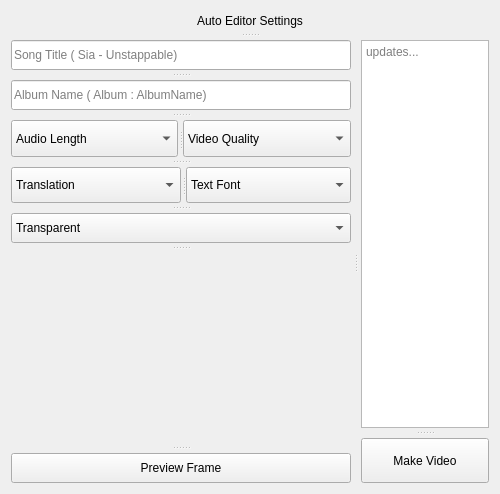
         <widget class="QWidget" name="section3" native="true">
          <property name="minimumSize">
           <size>
            <width>0</width>
            <height>494</height>
           </size>
          </property>
          <property name="maximumSize">
           <size>
            <width>16777215</width>
            <height>494</height>
           </size>
          </property>
          <layout class="QGridLayout" name="gridLayout_3">
           <item row="0" column="0">
            <widget class="QSplitter" name="splitter_6">
             <property name="orientation">
              <enum>Qt::Vertical</enum>
             </property>
             <property name="handleWidth">
              <number>10</number>
             </property>
             <widget class="QLabel" name="Title3">
              <property name="text">
               <string>Auto Editor Settings</string>
              </property>
              <property name="alignment">
               <set>Qt::AlignCenter</set>
              </property>
             </widget>
             <widget class="QSplitter" name="splitter_5">
              <property name="styleSheet">
               <string notr="true"/>
              </property>
              <property name="frameShape">
               <enum>QFrame::NoFrame</enum>
              </property>
              <property name="frameShadow">
               <enum>QFrame::Plain</enum>
              </property>
              <property name="orientation">
               <enum>Qt::Horizontal</enum>
              </property>
              <property name="opaqueResize">
               <bool>true</bool>
              </property>
              <property name="handleWidth">
               <number>10</number>
              </property>
              <property name="childrenCollapsible">
               <bool>true</bool>
              </property>
              <widget class="QSplitter" name="splitter_3">
               <property name="orientation">
                <enum>Qt::Vertical</enum>
               </property>
               <property name="handleWidth">
                <number>10</number>
               </property>
               <widget class="QLineEdit" name="SongNameInput">
                <property name="minimumSize">
                 <size>
                  <width>340</width>
                  <height>30</height>
                 </size>
                </property>
                <property name="maximumSize">
                 <size>
                  <width>340</width>
                  <height>30</height>
                 </size>
                </property>
                <property name="alignment">
                 <set>Qt::AlignLeading|Qt::AlignLeft|Qt::AlignVCenter</set>
                </property>
                <property name="placeholderText">
                 <string>Song Title ( Sia - Unstappable)</string>
                </property>
               </widget>
               <widget class="QLineEdit" name="AlbumNameInput">
                <property name="minimumSize">
                 <size>
                  <width>340</width>
                  <height>30</height>
                 </size>
                </property>
                <property name="maximumSize">
                 <size>
                  <width>340</width>
                  <height>30</height>
                 </size>
                </property>
                <property name="placeholderText">
                 <string>Album Name ( Album : AlbumName)</string>
                </property>
               </widget>
               <widget class="QSplitter" name="splitter_2">
                <property name="orientation">
                 <enum>Qt::Horizontal</enum>
                </property>
                <property name="handleWidth">
                 <number>5</number>
                </property>
                <widget class="QComboBox" name="AudioLengthInput">
                 <property name="minimumSize">
                  <size>
                   <width>165</width>
                   <height>30</height>
                  </size>
                 </property>
                 <item>
                  <property name="text">
                   <string>Audio Length</string>
                  </property>
                 </item>
                 <item>
                  <property name="text">
                   <string>10 second</string>
                  </property>
                 </item>
                 <item>
                  <property name="text">
                   <string>30 second</string>
                  </property>
                 </item>
                 <item>
                  <property name="text">
                   <string>60 second</string>
                  </property>
                 </item>
                </widget>
                <widget class="QComboBox" name="VideoQualityInput">
                 <property name="minimumSize">
                  <size>
                   <width>165</width>
                   <height>30</height>
                  </size>
                 </property>
                 <item>
                  <property name="text">
                   <string>Video Quality</string>
                  </property>
                 </item>
                 <item>
                  <property name="text">
                   <string>1080p</string>
                  </property>
                 </item>
                </widget>
               </widget>
               <widget class="QSplitter" name="splitter">
                <property name="orientation">
                 <enum>Qt::Horizontal</enum>
                </property>
                <property name="handleWidth">
                 <number>5</number>
                </property>
                <widget class="QComboBox" name="TranslationToInput">
                 <property name="minimumSize">
                  <size>
                   <width>165</width>
                   <height>30</height>
                  </size>
                 </property>
                 <item>
                  <property name="text">
                   <string>Translation</string>
                  </property>
                 </item>
                 <item>
                  <property name="text">
                   <string>Translate to Arabic</string>
                  </property>
                 </item>
                 <item>
                  <property name="text">
                   <string>Translate to English</string>
                  </property>
                 </item>
                 <item>
                  <property name="text">
                   <string>Translate to Spanish</string>
                  </property>
                 </item>
                </widget>
                <widget class="QComboBox" name="TextFontInput">
                 <property name="minimumSize">
                  <size>
                   <width>165</width>
                   <height>30</height>
                  </size>
                 </property>
                 <item>
                  <property name="text">
                   <string>Text Font</string>
                  </property>
                 </item>
                 <item>
                  <property name="text">
                   <string>Font 1</string>
                  </property>
                 </item>
                 <item>
                  <property name="text">
                   <string>Font 2</string>
                  </property>
                 </item>
                </widget>
               </widget>
               <widget class="QComboBox" name="TransparentInput">
                <property name="minimumSize">
                 <size>
                  <width>340</width>
                  <height>30</height>
                 </size>
                </property>
                <property name="maximumSize">
                 <size>
                  <width>340</width>
                  <height>30</height>
                 </size>
                </property>
                <item>
                 <property name="text">
                  <string>Transparent</string>
                 </property>
                </item>
                <item>
                 <property name="text">
                  <string>5%</string>
                 </property>
                </item>
                <item>
                 <property name="text">
                  <string>10%</string>
                 </property>
                </item>
                <item>
                 <property name="text">
                  <string>15%</string>
                 </property>
                </item>
                <item>
                 <property name="text">
                  <string>20%</string>
                 </property>
                </item>
                <item>
                 <property name="text">
                  <string>25%</string>
                 </property>
                </item>
                <item>
                 <property name="text">
                  <string>30%</string>
                 </property>
                </item>
               </widget>
               <widget class="QLabel" name="FrameImage">
                <property name="minimumSize">
                 <size>
                  <width>0</width>
                  <height>190</height>
                 </size>
                </property>
                <property name="maximumSize">
                 <size>
                  <width>340</width>
                  <height>190</height>
                 </size>
                </property>
                <property name="text">
                 <string/>
                </property>
                <property name="pixmap">
                 <pixmap>../../../../../../../Downloads/cover_test.png</pixmap>
                </property>
                <property name="scaledContents">
                 <bool>true</bool>
                </property>
                <property name="alignment">
                 <set>Qt::AlignCenter</set>
                </property>
               </widget>
               <widget class="QPushButton" name="PriviewFrameButton">
                <property name="maximumSize">
                 <size>
                  <width>340</width>
                  <height>30</height>
                 </size>
                </property>
                <property name="text">
                 <string>Preview Frame</string>
                </property>
               </widget>
              </widget>
              <widget class="QSplitter" name="splitter_4">
               <property name="orientation">
                <enum>Qt::Vertical</enum>
               </property>
               <property name="handleWidth">
                <number>10</number>
               </property>
               <widget class="QPlainTextEdit" name="UpdatesBox">
                <property name="minimumSize">
                 <size>
                  <width>0</width>
                  <height>0</height>
                 </size>
                </property>
                <property name="maximumSize">
                 <size>
                  <width>16777215</width>
                  <height>16777215</height>
                 </size>
                </property>
                <property name="placeholderText">
                 <string>updates...</string>
                </property>
               </widget>
               <widget class="QPushButton" name="MakeVideoButton">
                <property name="text">
                 <string>Make Video</string>
                </property>
               </widget>
              </widget>
             </widget>
            </widget>
           </item>
          </layout>
         </widget>
